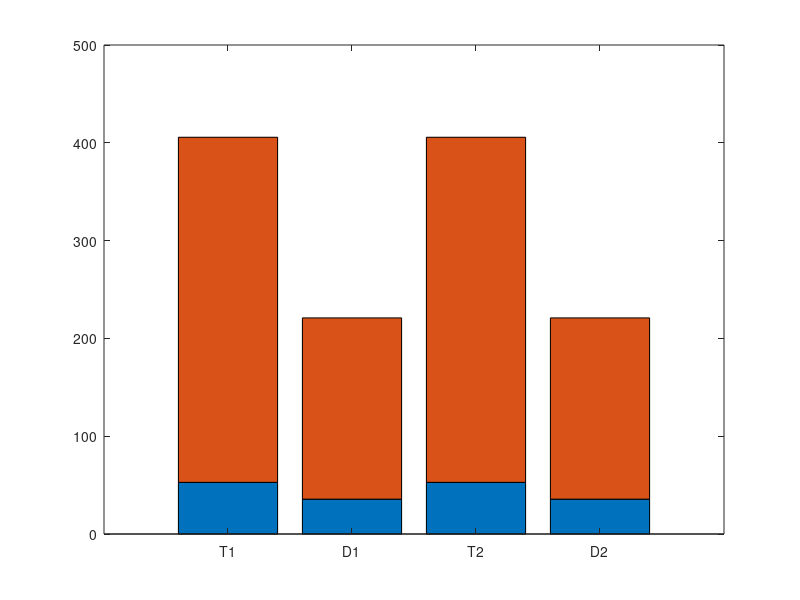

Source code (MATLAB):
%% Design parameters
f__s=20000;
U__DC=900;
Vac=400;
Pac=100000; %% 200 kW
Iac_rms=Pac/(sqrt(3)*Vac);

ddeg=0;
d=ddeg/180.*pi;
I__ac=sqrt(2)*Iac_rms; %%% peak AC current

m=Vac*2*sqrt(2)/sqrt(3)/U__DC; %% modulation index

%% IGBT parameters

U__Bt=600;
b__0t=0; 
b__1t=1.7328e-04;
b__2t=4.8252e-08; 

rt=0.0050;
Vt=0.56;

%% Diode parameters

U__Bd=600;
b__0d=0;
b__1d=0.00011336152231240664;
b__2d=-1.1406623528819162e-7;

rd=0.0038;
Vd=0.50;

%% RMS currents

irms_t12=sqrt(3)*sqrt((8*m-3*sin(abs(d))).*cos(abs(d))+3*abs(d))*abs(I__ac)/(6*sqrt(pi));

irms_d12=sqrt(3)*sqrt((-8*m+3*sin(abs(d))).*cos(abs(d))-3*abs(d)+3*pi)*abs(I__ac)/(6*sqrt(pi));


%% AVG currents

iavg_t12=I__ac.*(m.*cos(d).*pi-2.*cos(d)+2)/(4.*pi);

iavg_d12=-I__ac.*(m.*cos(d).*pi-2.*cos(d)-2)/(4.*pi);


%% Conduction losses

Pc_t1=irms_t12.^2*rt+iavg_t12*Vt;

Pc_t2=Pc_t1;

Pc_d1=irms_d12.^2*rt+iavg_d12*Vt;

Pc_d2=Pc_d1;

Pc_comp=[Pc_t1 Pc_d1 Pc_t2 Pc_d2];

Pc_tot=sum(Pc_comp);

%% Switching losses

Ps_t12=2*f__s*U__DC*(((1/2)*b__2t*I__ac^2+b__0t)*pi+2*b__1t*I__ac)/(4*pi*U__Bt);

Ps_d12=2*f__s*U__DC*(((1/2)*b__2d*I__ac^2+b__0d)*pi+2*b__1d*I__ac)/(4*pi*U__Bd);

Ps_t1=Ps_t12;

Ps_t2=Ps_t1;

Ps_d1=Ps_d12;

Ps_d2=Ps_d1;

Ps_comp=[Ps_t1 Ps_d1 Ps_t2 Ps_d2];

Ps_tot=sum(Ps_comp);

%% total losses per component

Pt1=Pc_t1+Ps_t1;

Pt2=Pc_t2+Ps_t2;

Pd1=Pc_d1+Ps_d1;

Pd2=Pc_d2+Ps_d2;

Ptot_comp=[Pt1 Pd1 Pt2 Pd2];

%% Plotting
figure;
bar(transpose([Pc_comp; Ps_comp]),'stacked')
xticklabels({'T1','D1','T2','D2'})